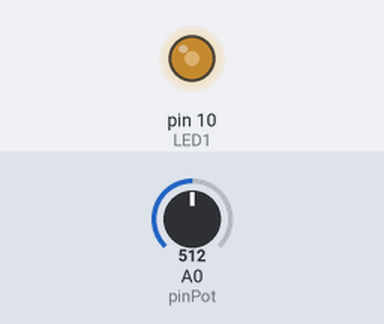
Simulated run of this sketch. Board: Arduino Uno, built with avr-gcc and run on an emulated ATmega328P. On the bench: output pins drawn as LEDs (lit = HIGH). The inputs (shaded band) are chosen by the test bench; at power-on: A0 (pinPot) = 512.

Above: at 0.12 s.
1.3 s: A0 (pinPot) set to 525
4.3 s: A0 (pinPot) set to 551
7.3 s: A0 (pinPot) set to 900
At 8.5 s:
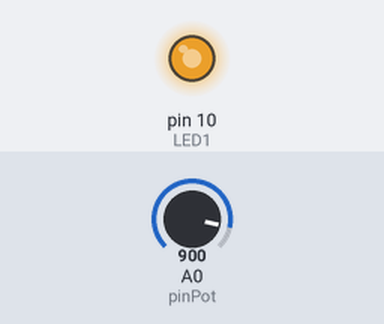
8.8 s: A0 (pinPot) set to 122
At 10.0 s:
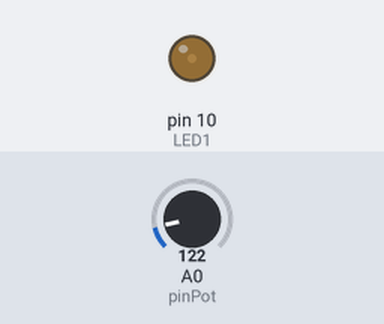
10.3 s: A0 (pinPot) set to 0
At 10.8 s:
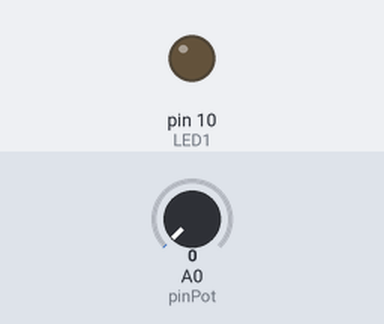
Timing chart, 0 to 12.8 s (numbered marks = the images above; inputs shaded):
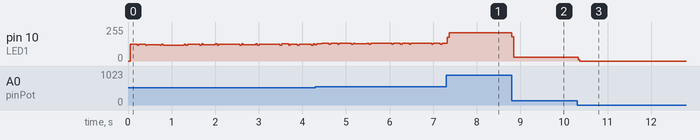

The sketch:

led_pinpot_brightness_without_builtin.ino
```cpp
//initialize varaibles:
const int LED1 = 10;
const int pinPot = A0;

int sensorValue = 0;
int ledPause;
int maxValue = 3000; //must be 255 for analogWrite function in next project
int ledOffPause;

void setup() {
  //set pinmodes
  pinMode (LED1, OUTPUT);
  pinMode(pinPot, INPUT);
}

void loop() {
  sensorValue = analogRead(pinPot); //read from pot
  ledPause = map(sensorValue, 0, 1023, 0, maxValue); //map values

  ledOffPause = (maxValue - ledPause); //math makes the two pauses inversely related

  //flash LED
  digitalWrite(LED1, HIGH);
  delayMicroseconds(ledPause); //note: the 'delay' function we used previously used the unit milliseconds
  digitalWrite(LED1, LOW);
  delayMicroseconds(ledOffPause); //the sum of the two pauses should always equal 'maxValue'
}
```

Measured:
- after the input at 8.8 s, pin 10 (LED1): 211/255 → 29/255 at once
- after the input at 10.3 s, pin 10 (LED1): 29/255 → 0/255 at once
